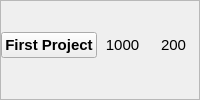
                 <widget class="QFrame" name="firstProject">
                  <property name="frameShape">
                   <enum>QFrame::StyledPanel</enum>
                  </property>
                  <property name="frameShadow">
                   <enum>QFrame::Raised</enum>
                  </property>
                  <layout class="QGridLayout" name="projectLayout">
                   <property name="leftMargin">
                    <number>0</number>
                   </property>
                   <property name="topMargin">
                    <number>0</number>
                   </property>
                   <property name="rightMargin">
                    <number>0</number>
                   </property>
                   <property name="bottomMargin">
                    <number>10</number>
                   </property>
                   <property name="horizontalSpacing">
                    <number>0</number>
                   </property>
                   <property name="verticalSpacing">
                    <number>10</number>
                   </property>
                   <item row="0" column="2">
                    <widget class="QLabel" name="label_7">
                     <property name="font">
                      <font>
                       <pointsize>11</pointsize>
                      </font>
                     </property>
                     <property name="text">
                      <string>200</string>
                     </property>
                     <property name="alignment">
                      <set>Qt::AlignCenter</set>
                     </property>
                    </widget>
                   </item>
                   <item row="0" column="1">
                    <widget class="QLabel" name="label_6">
                     <property name="font">
                      <font>
                       <pointsize>11</pointsize>
                      </font>
                     </property>
                     <property name="text">
                      <string>1000</string>
                     </property>
                     <property name="alignment">
                      <set>Qt::AlignCenter</set>
                     </property>
                    </widget>
                   </item>
                   <item row="0" column="0">
                    <widget class="QPushButton" name="firstProjectBtn">
                     <property name="font">
                      <font>
                       <pointsize>11</pointsize>
                       <weight>75</weight>
                       <bold>true</bold>
                      </font>
                     </property>
                     <property name="cursor">
                      <cursorShape>PointingHandCursor</cursorShape>
                     </property>
                     <property name="text">
                      <string>First Project</string>
                     </property>
                    </widget>
                   </item>
                  </layout>
                 </widget>
